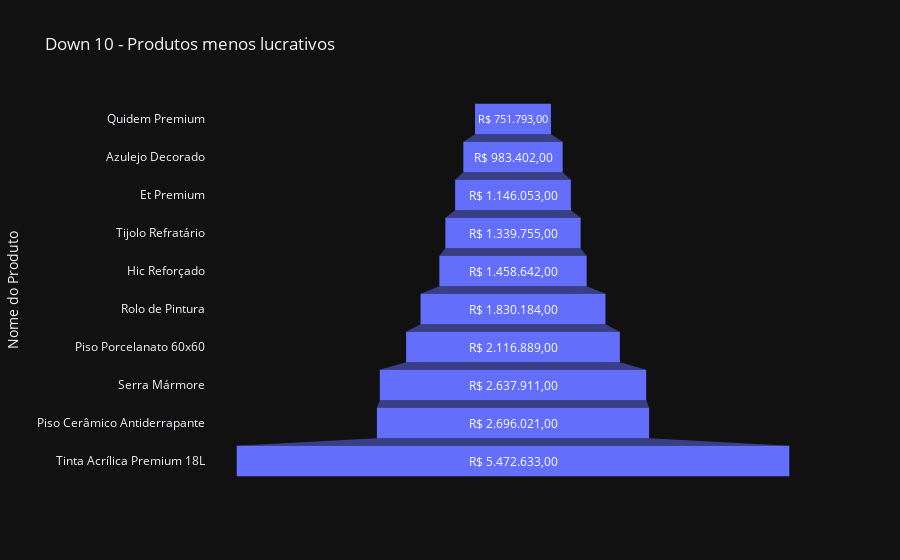

Notebook code cell kept with this figure:
### Code cell
# Criar funil com valores formatados em moeda brasileira (R$) sem duplicação
down10 = produtos_menoslucrativos.tail(10).copy()
down10['Lucro_Formatado'] = down10['Lucro_Total'].apply(
    lambda v: f"R$ {abs(v):,.2f}".replace(',', 'X').replace('.', ',').replace('X', '.') if v >= 0
    else f"-R$ {abs(v):,.2f}".replace(',', 'X').replace('.', ',').replace('X', '.')
)

down10['Lucro_Absoluto'] = down10['Lucro_Total'].abs()

fig_funil = px.funnel(
    down10,
    x='Lucro_Absoluto',
    y='Nome_Produto',
    template='plotly_dark',
    title='Down 10 - Produtos menos lucrativos',
    labels={'Lucro_Absoluto': 'Lucro (R$)', 'Nome_Produto': 'Nome do Produto'}
)

fig_funil.data[0].text = down10['Lucro_Formatado'].values
fig_funil.data[0].textposition = 'inside'
fig_funil.update_traces(texttemplate='%{text}', hovertemplate='Produto=%{y}<extra></extra>')

fig_funil.show()

### Figure 1 — Plotly figure (JSON) as saved in the notebook; plotly's stock layout.template omitted (floating-point values rounded to 4 significant figures)
{"data": [{"hovertemplate": "Produto=%{y}<extra></extra>", "legendgroup": "", "marker": {"color": "#636efa"}, "name": "", "orientation": "h", "showlegend": false, "text": ["R$ 751.793,00", "R$ 983.402,00", "R$ 1.146.053,00", "R$ 1.339.755,00", "R$ 1.458.642,00", "R$ 1.830.184,00", "R$ 2.116.889,00", "R$ 2.637.911,00", "R$ 2.696.021,00", "R$ 5.472.633,00"], "textposition": "inside", "texttemplate": "%{text}", "type": "funnel", "x": [751793, 983402, 1146053, 1339755, 1458642, 1830184, 2116889, 2637911, 2696021, 5472633], "xaxis": "x", "y": ["Quidem Premium", "Azulejo Decorado", "Et Premium", "Tijolo Refratário", "Hic Reforçado", "Rolo de Pintura", "Piso Porcelanato 60x60", "Serra Mármore", "Piso Cerâmico Antiderrapante", "Tinta Acrílica Premium 18L"], "yaxis": "y"}], "layout": {"legend": {"tracegroupgap": 0}, "title": {"text": "Down 10 - Produtos menos lucrativos"}, "xaxis": {"anchor": "y", "domain": [0, 1], "title": {"text": "Lucro (R$)"}}, "yaxis": {"anchor": "x", "domain": [0, 1], "title": {"text": "Nome do Produto"}}}}
